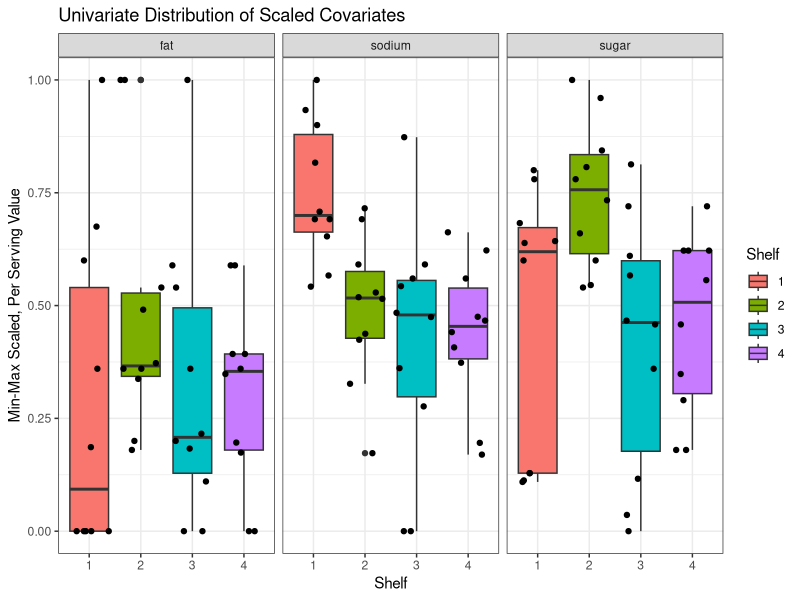
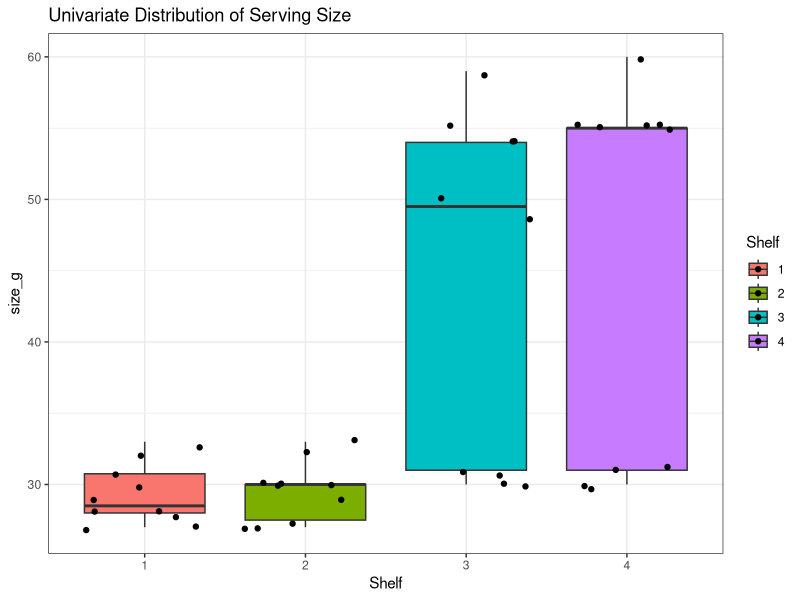
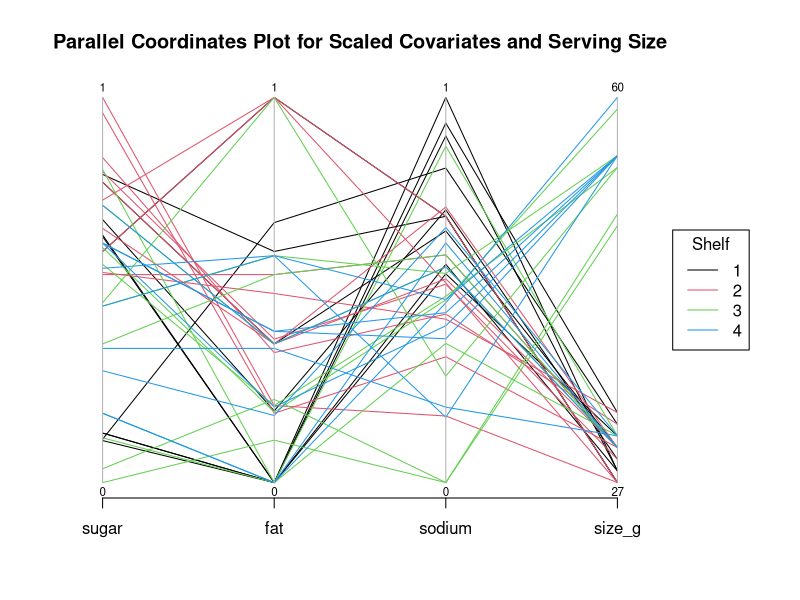
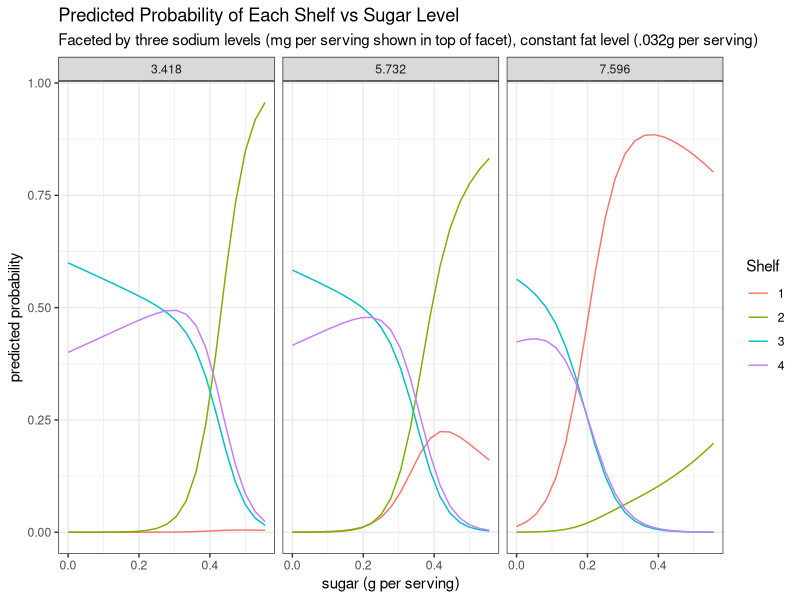

Write the R code that produced these figures, in order.
## ---- chunk 1
library(Hmisc)
library(tidyverse)

library(ggplot2)
library(MASS)
library(dplyr)
## ---- chunk 2
d <- read.csv(file = 'cereal_dillons.csv')
d$Shelf_factor <- as.factor(d$Shelf)
str(d)
describe(d)
## ---- chunk 3
d <- d %>% 
  mutate(
    sugar_g_per_serving = sugar_g/size_g,
    fat_g_per_serving = fat_g/size_g,
    sodium_mg_per_serving = sodium_mg/size_g
  )
## ---- chunk 4
# min max scale a data point
#    if newrow, scale according to values in d
min_max_scale <- function(x, newrowcolname) {
  if (missing(newrowcolname)) {
    return((x - min(x)) / (max(x) - min(x)))
  } else {
    return((x - min(d[, newrowcolname])) / 
             (max(d[, newrowcolname]) - 
                min(d[, newrowcolname])
              )
           )
  }
}

d <- d %>%
  mutate(
    sugar = min_max_scale(sugar_g_per_serving),
    fat = min_max_scale(fat_g_per_serving),
    sodium = min_max_scale(sodium_mg_per_serving)
  )

head(d)
## ---- chunk 5
# scaled covariates
d %>% 
  dplyr::select(ID, Shelf, Cereal, sugar, fat, sodium) %>% 
  gather(var, value, -ID, -Shelf, -Cereal) %>% 
  ggplot(aes(x=factor(Shelf), y = value)) +
  geom_boxplot(aes(fill=factor(Shelf))) +
  geom_jitter(height = 0) +
  theme_bw() +
  facet_grid( . ~ var) +
  labs(title= "Univariate Distribution of Scaled Covariates",
       x="Shelf",
       y="Min-Max Scaled, Per Serving Value") +
  scale_fill_discrete(name="Shelf")
## ---- chunk 6
# serving size
d %>% 
  ggplot(aes(x=factor(Shelf), y = size_g, fill=factor(Shelf))) +
  geom_boxplot() +
  geom_jitter() +
  theme_bw() +
  labs(title= "Univariate Distribution of Serving Size",
       x="Shelf") + scale_fill_discrete(name="Shelf")
## ---- chunk 7
# 
par(mar = c(5.1, 4.1, 4.1, 8.1), xpd = T)
d %>%
  dplyr::select(sugar, fat, sodium, size_g) %>%
  parcoord(col = d$Shelf_factor,
           var.label = T,
           main = "Parallel Coordinates Plot for Scaled Covariates and Serving Size")

legend(
  x = "right",
  inset = c(-.2, 0),
  legend = c("1", "2", "3", "4"),
  col = c(1, 2, 3, 4),
  title = "Shelf",
  lty = 1
)

## ---- chunk 8
m <- nnet::multinom(
  formula = Shelf ~  fat + sodium + sugar,
  data = d, trace = F)
summary(m)
car::Anova(m)
car::Anova(nnet::multinom(
  formula = Shelf ~  fat,
  data = d, trace =F))
## ---- chunk 9
# Check each two-way interaction for significance
car::Anova(nnet::multinom(
  formula = Shelf ~  fat + sodium + sugar + fat:sugar,
  data = d, trace = F))
car::Anova(nnet::multinom(
  formula = Shelf ~  fat + sodium + sugar + fat:sodium,
  data = d, trace = F))
car::Anova(nnet::multinom(
  formula = Shelf ~  fat + sodium + sugar + sodium:sugar,
  data = d, trace = F))

# check three-way interaction for significance
car::Anova(nnet::multinom(
  formula = Shelf ~  fat + sodium + sugar + fat:sodium:sugar,
  data = d, trace = F))

car::Anova(nnet::multinom(
  formula = Shelf ~  fat + sodium + sugar + fat:sodium + fat:sugar + sodium:sugar + fat:sodium:sugar,
  data = d, trace = F))
## ---- chunk 10
cor(d %>% dplyr::select(fat,sodium,sugar))
## ---- chunk 11
aj <- data.frame(Cereal="Apple Jacks", size_g=28, sugar_g=12, fat_g=.5, sodium_mg=130) %>% 
  mutate(
    sugar = min_max_scale(sugar_g/size_g,"sugar_g_per_serving"),
    fat = min_max_scale(fat_g/size_g,"fat_g_per_serving"),
    sodium = min_max_scale(sodium_mg/size_g,"sodium_mg_per_serving")
  )
aj
## ---- chunk 12
predict <- predict(m, type="probs", newdata=aj)
predict
## ---- chunk 13
predict_data <- data.frame(
  sugar = rep(seq(0,1,by=.05),3),
  fat = .347,
  sodium = rep(c(.319,.535,.709), each=21)
)

predict_data %>% head()

cbind(predict_data,
      predict(m, type="probs", newdata=predict_data)) %>% 
  gather(Shelf, Predicted_Probability,-sugar,-fat,-sodium) %>% 
  mutate(
    # note don't need to worry about min because is 0 for all three vars
    sugar_g_per_serving=sugar*max(d$sugar_g_per_serving),
    fat_g_per_serving=fat*max(d$fat_g_per_serving),
    sodium_mg_per_serving=sodium*max(d$sodium_mg_per_serving)
         ) %>%
  ggplot(aes(x=sugar_g_per_serving, y=Predicted_Probability, colour=factor(Shelf))) +
  geom_line() +
  theme_bw() +
  facet_grid(. ~ round(sodium_mg_per_serving,3)) + 
  guides(colour=guide_legend(title="Shelf")) +
  labs( title="Predicted Probability of Each Shelf vs Sugar Level",
        subtitle="Faceted by three sodium levels (mg per serving shown in top of facet), constant fat level (.032g per serving)",
        y="predicted probability",
        x="sugar (g per serving)")
## ---- chunk 14
# constant shift by .1 times the range (which equals the max bc all mins 0)
round(.1*max(d$fat_g_per_serving),2)
round(.1*max(d$sodium_mg_per_serving),2)
round(.1*max(d$sugar_g_per_serving),2)
# ORs
round(exp(.1*summary(m)$coefficients),2)
# Wald confidence intervals
round(exp(.1*confint(m, level=.95)),2)
